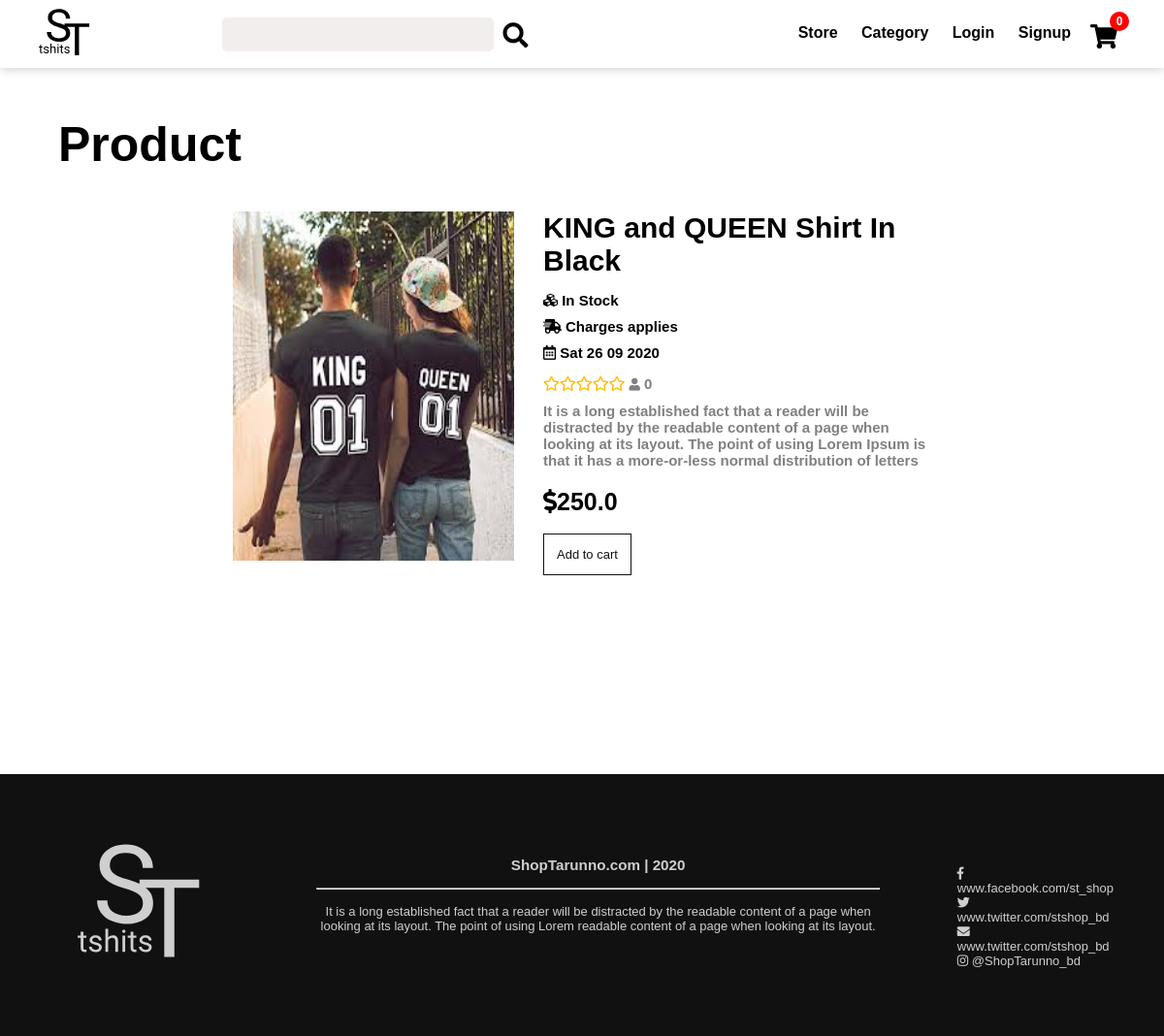
The page /product/18/ on the database its author committed.
### store/models.py (models this page shows, shortened)
class Product(models.Model):
    name = models.CharField(max_length=100, null=True)
    price = models.FloatField(null=True)
    category = models.ManyToManyField(Category, null=True)
    image = models.ImageField(null=True, blank=True, upload_to='product/')
    on_sell = models.BooleanField(default=False, null=True)
    date = models.DateTimeField(default=timezone.now)
    on_stock = models.BooleanField(default=True, null=True)
    delivery = models.BooleanField(default=False, null=True)

### store/views.py (the view)
# urls.py: path('product/<int:id>/', views.view_product, name='product'),
def view_product(request, id):
    product = Product.objects.get(id=id)
    categories = Category.objects.all()
    data = cartData(request)
    order = data['order']
    ratings = Rating.objects.filter(product=product)
    sum_rated = ratings.count()
    sum_rating = sum([i.rating for i in ratings])
    if sum_rated == 0:
        rating = 0
    else:
        rating = sum_rating / sum_rated
    reviews = Review.objects.filter(product=product).all()
    context = {
        'product': product,
        'rating': rating,
        'rated': sum_rated,
        'reviews': reviews,
        'order': order,
        'categories': categories,
        'title': 'Product'
    }
    return render(request, 'store/product.html', context)

### store/cart.py (called while the page is built, shortened)
def cookieCart(request):
    try:
        cart = json.loads(request.COOKIES['cart'])
    except:
        cart = {}
    items = []
    order = {'get_cart_total': 0, 'get_cart_total_item': 0}
    return {'items': items, 'order': order}

def cartData(request):
    if request.user.is_authenticated:
        customer = request.user.customer
        order, created = Order.objects.get_or_create(customer=customer)
        items = order.orderitem_set.all()
    else:
        cookieData = cookieCart(request)
        order = cookieData['order']
        items = cookieData['items']
    return {'items': items, 'order': order}

### store/templates/store/product.html (shortened to what this page needs)
{% extends 'store/base.html' %}
{% load static %}
{% load crispy_forms_tags %}
{% block body %}
<link rel="stylesheet" href="{% static 'css/product.css' %}">
<h1>Product</h1>
	<div class="product">
		<div class="product-container">
				<div class="item">
					<img src={{ product.image.url }}>
					<h3 class="product-name"> {{ product.name }}</h3>
					{% if product.on_stock %}
						<h3 class="product-stock"><i class="fas fa-cubes"></i> In Stock</h3>
					{% else %}
						<h3 class="product-stock"><i class="fas fa-cubes"></i> Out of Stock</h3>
					{% endif %}
					{% if product.delivery %}
						<h3 class="product-shipping"><i class="fas fa-shipping-fast"></i> Free</h3>
					{% else %}
						<h3 class="product-shipping"><i class="fas fa-shipping-fast"></i> Charges applies</h3>
					{% endif %}
					<h3 class="product-date"><i class="far fa-calendar-alt"></i> {{ product.date | date:"D d m Y" }}</h3>
					<h2 class="rating" data-rating={{rating}}>
					</h2><p style="display:inline;"> <i style="font-size:13px;" class="fas fa-user"> </i> {{ rated }}</p>
					<p>It is a long established fact that a reader will be distracted by the readable content of a page when looking at its layout.
						 The point of using Lorem Ipsum is that it has a more-or-less normal distribution of letters</p>
					<h3 class="product-price"><i class="fas fa-dollar-sign"></i>{{ product.price }}</h3>
					<a data-product={{product.id}} data-action="add" id="item-btn" class="add-to-cart-btn update-cart">Add to cart</a>
				</div>
		</div>
	</div>
{% endblock body %}

### static/css/base.css (style rules this page uses)
body { margin: 0px; padding: 0px; font-family: 'Arial', sans-serif; overflow-x: hidden; background-color: white; }
* { margin: 0px; padding: 0px; }
html { overflow-x: hidden; }

### static/css/product.css (style rules this page uses)
h1 { padding-top: 120px; width: 90%; margin: auto; font-size: 50px; padding-bottom: 20px; }
.product { min-height: 40vh; width: 60%; margin: auto; }
.item { margin-top: 20px; min-height: 60vh; }
.item img { float: left; height: 360px; width: 290px; margin-right: 30px; }
.add-to-cart-btn { font-size: 13px; text-decoration: none; color: #111; border: 1px solid #111; padding: 13px; background-color: #ffffff; font-family: 'Arial', sans-serif; transition: .3s; }
.product-name { font-size: 30px; margin-bottom: 10px; }
.product p { color: gray; font-size: 15px; font-weight: bold; margin-bottom: 20px; margin-top: 10px; }
.product-price { font-size: 25px; margin-bottom: 30px; }
.product-stock { font-size: 15px; font-weight: bolder; padding: 5px; }
.product-shipping { font-size: 15px; font-weight: bolder; padding: 5px; }
.rating { font-size: 15px; display: inline; color: #ffbb00; }
.product-date { font-size: 15px; font-weight: bolder; padding: 5px; margin-bottom: 10px; }

### rows shown on the page
Product: image (picture), name "KING and QUEEN Shirt In Black", date "Sat 26 09 2020", price "250.0"

### other values the page prints
{{ order.get_cart_total_item }} "0"
{{ rated }} "0"
